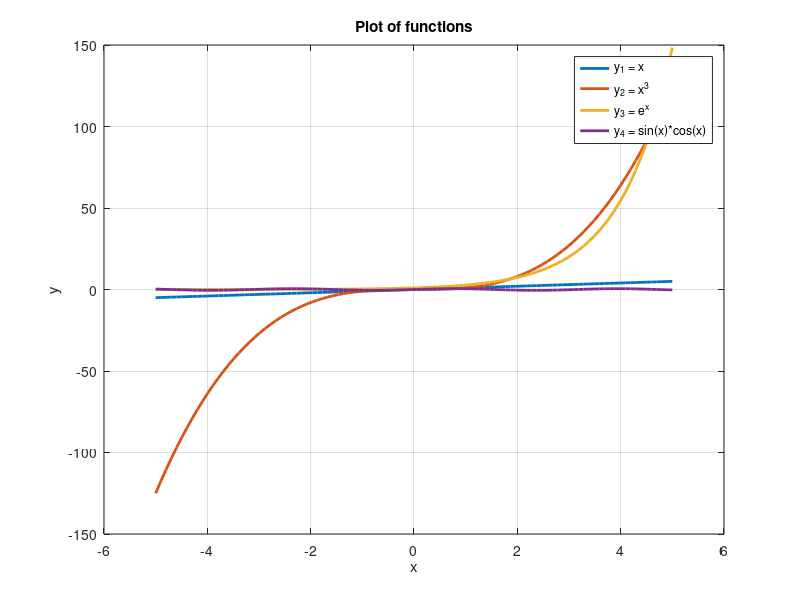

The MATLAB source for this figure:
% Define the range of x values
x = linspace(-5,5,100);

% Define all the functions
y1 = x;
y2 = x.^3;
y3 = exp(x);
y4 = sin(x).*cos(x);

% Plot the functions
figure;
plot(x,y1,'LineWidth',2,'DisplayName','y_1 = x');
hold on;
plot(x,y2,'LineWidth',2,'DisplayName','y_2 = x^3');
plot(x,y3,'LineWidth',2,'DisplayName','y_3 = e^x');
plot(x,y4,'LineWidth',2,'DisplayName','y_4 = sin(x)*cos(x)');

% Label the axes and add a legend
xlabel('x');
ylabel('y');
title('Plot of functions');
legend('Location','best');
grid on;

% Display the plot
hold off;



